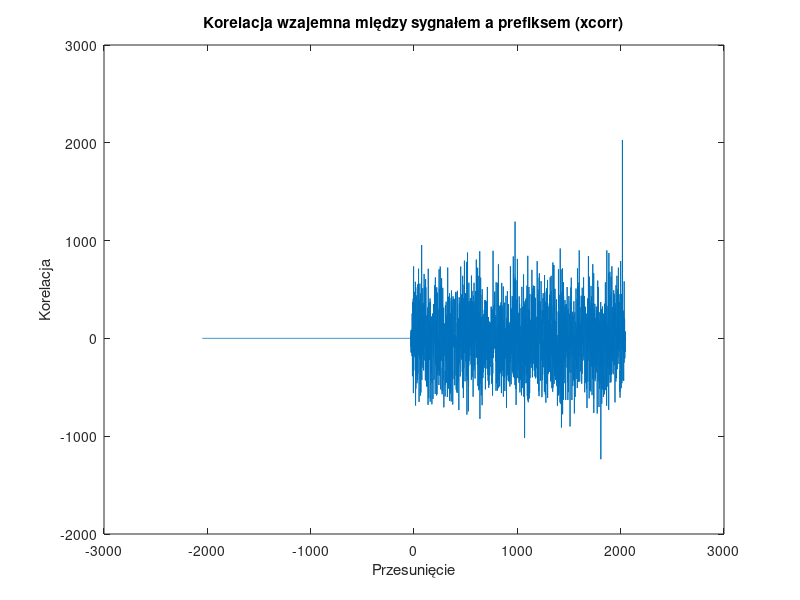

This figure's MATLAB source: (Note: this script raises an error after producing the figure.)
clear all; clc;

load('adsl_x.mat'); %sygnal se wczytuje z pliku

M = 32;%M to M ostatnich z N
N = 512;

prefix = x(end-M+1:end); %no wlasnie

[correlation, lags] = xcorr(x, prefix);

figure;
plot(lags, correlation);
title('Korelacja wzajemna między sygnałem a prefiksem (xcorr)');
xlabel('Przesunięcie');
ylabel('Korelacja');

threshold = max(correlation) * 0.99; %prog
poczatki_prefiksow = find(correlation > threshold) - M + 1;%xd nie wiem jak to nazwac po ang
disp('Początki prefiksów (xcorr):');
disp(poczatki_prefiksow);

correl = MyCorrelation(x, prefix);

figure;
plot(-(length(correl)-1)/2:(length(correl)-1)/2, correl);
title('Korelacja wzajemna między sygnałem a prefiksem (MyCorrelation)');
xlabel('Przesunięcie'); ylabel('Korelacja');

function [correlation] = MyCorrelation(x, y)
    lenX = length(x);
    lenY = length(y);
    correlation = zeros(1, lenX+lenY-1);
    for k = 1:(lenX+lenY-1)
        sum = 0;
        for l = max(1, k+1-lenY):min(k, lenX)
            sum = sum + x(l) * y(k-l+1);
        end
        correlation(k) = sum;
    end
end